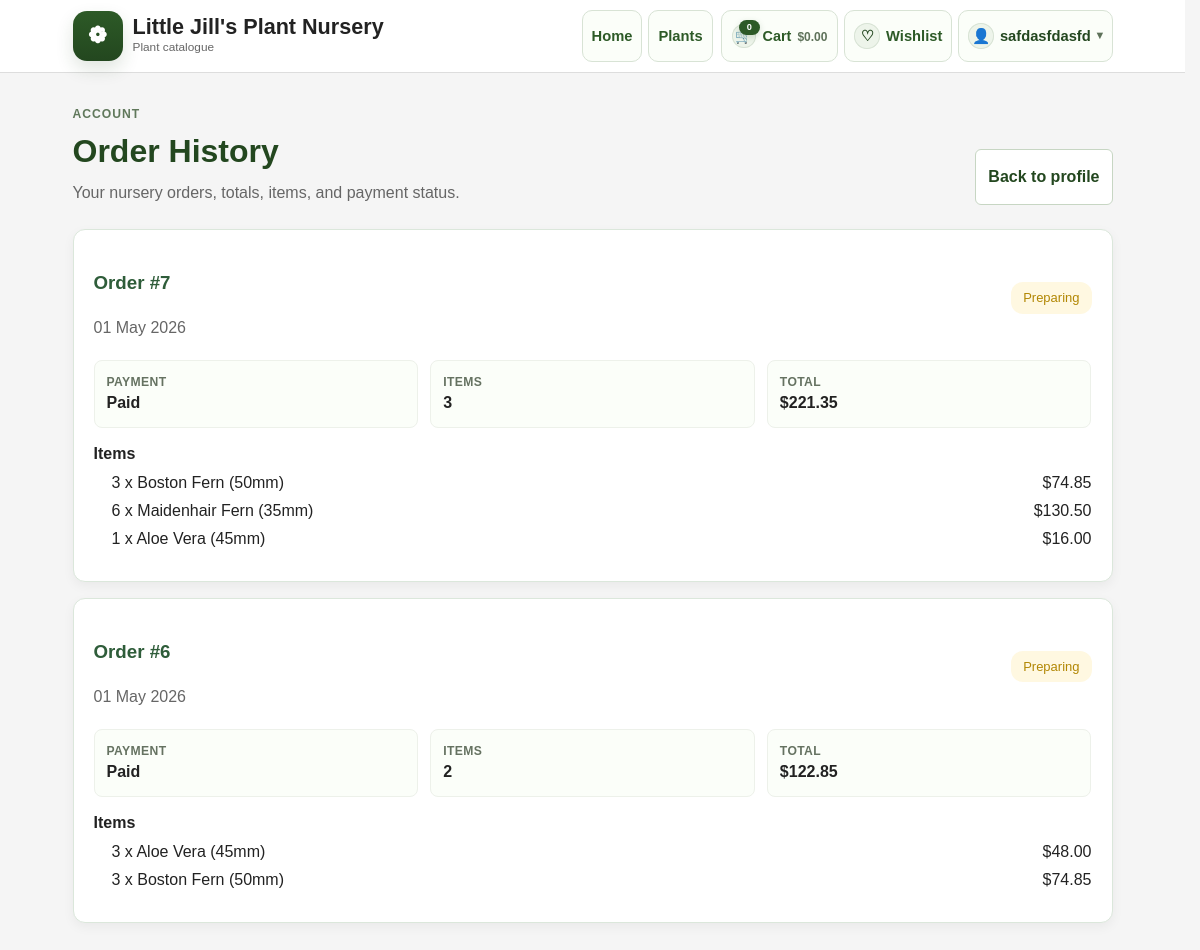
/orders (signed in), run on the app's committed database.
### models.py (models this page shows, shortened)
class User(db.Model, UserMixin):
    id: Mapped[int] = mapped_column(Integer, primary_key=True, autoincrement=True)
    email: Mapped[str] = mapped_column(String(120), unique=True, nullable=False)
    full_name: Mapped[str] = mapped_column(String(100), nullable=False)
    password_hash: Mapped[str] = mapped_column(String(255), nullable=False)
    is_staff: Mapped[bool] = mapped_column(Boolean, default=False)
    carts: Mapped[list["Cart"]] = relationship(back_populates="user")
    orders: Mapped[list["Order"]] = relationship(back_populates="user")
    address: Mapped[Optional["UserAddress"]] = relationship(
        back_populates="user",
        cascade="all, delete-orphan",
        uselist=False,
    )
    wishlist: Mapped[list["Wishlist"]] = relationship(back_populates="user")

class Order(db.Model):
    id: Mapped[int] = mapped_column(primary_key=True)
    user_id: Mapped[int] = mapped_column(ForeignKey("user.id"), nullable=False, index=True)
    cart_id: Mapped[int] = mapped_column(ForeignKey("cart.id"), nullable=False, index=True)
    status: Mapped[str] = mapped_column(String(30), default="pending", nullable=False, index=True)
    subtotal_amount: Mapped[Decimal] = mapped_column(Numeric(10, 2), default=Decimal("0.00"), nullable=False)
    delivery_fee: Mapped[Decimal] = mapped_column(Numeric(10, 2), default=Decimal("0.00"), nullable=False)
    total_amount: Mapped[Decimal] = mapped_column(Numeric(10, 2), default=Decimal("0.00"), nullable=False)
    delivery_method: Mapped[Optional[str]] = mapped_column(String(30))
    delivery_distance_km: Mapped[Optional[Decimal]] = mapped_column(Numeric(8, 2))
    delivery_line1: Mapped[Optional[str]] = mapped_column(String(255))
    delivery_line2: Mapped[Optional[str]] = mapped_column(String(255))
    delivery_city: Mapped[Optional[str]] = mapped_column(String(120))
    delivery_state: Mapped[Optional[str]] = mapped_column(String(120))
    delivery_postal_code: Mapped[Optional[str]] = mapped_column(String(20))
    delivery_country: Mapped[Optional[str]] = mapped_column(String(120))
    delivery_formatted_address: Mapped[Optional[str]] = mapped_column(String(500))
    delivery_google_place_id: Mapped[Optional[str]] = mapped_column(String(255))
    delivery_latitude: Mapped[Optional[float]] = mapped_column(Float)
    delivery_longitude: Mapped[Optional[float]] = mapped_column(Float)
    stripe_checkout_session_id: Mapped[Optional[str]] = mapped_column(String(255))
    stripe_payment_intent_id: Mapped[Optional[str]] = mapped_column(String(255))
    payment_status: Mapped[Optional[str]] = mapped_column(String(50))
    created_at: Mapped[datetime] = mapped_column(DateTime, default=datetime.utcnow, nullable=False)
    updated_at: Mapped[datetime] = mapped_column(
        DateTime,
        default=datetime.utcnow,
        onupdate=datetime.utcnow,
        nullable=False,
    )
    user: Mapped["User"] = relationship(back_populates="orders")
    cart: Mapped["Cart"] = relationship(back_populates="orders")
    items: Mapped[list["OrderItem"]] = relationship(
        back_populates="order",
        cascade="all, delete-orphan",
        order_by="OrderItem.created_at",
    )

class OrderItem(db.Model):
    id: Mapped[int] = mapped_column(primary_key=True)
    order_id: Mapped[int] = mapped_column(ForeignKey("order.id"), nullable=False, index=True)
    plant_id: Mapped[int] = mapped_column(ForeignKey("plant.id"), nullable=False, index=True)
    pot_id: Mapped[Optional[int]] = mapped_column(ForeignKey("pot.id"), nullable=True, index=True)
    quantity: Mapped[int] = mapped_column(Integer, default=1, nullable=False)
    unit_price_snapshot: Mapped[Decimal] = mapped_column(Numeric(10, 2), nullable=False)
    plant_name_snapshot: Mapped[str] = mapped_column(String(100), nullable=False)
    pot_size_snapshot: Mapped[Optional[int]] = mapped_column(Integer)
    image_snapshot: Mapped[Optional[str]] = mapped_column(String(255))
    created_at: Mapped[datetime] = mapped_column(DateTime, default=datetime.utcnow, nullable=False)
    updated_at: Mapped[datetime] = mapped_column(
        DateTime,
        default=datetime.utcnow,
        onupdate=datetime.utcnow,
        nullable=False,
    )
    order: Mapped["Order"] = relationship(back_populates="items")
    pot: Mapped[Optional["Pot"]] = relationship()

### app.py (the view)
@app.route("/orders")
@login_required
def orders():
    user_orders = (
        Order.query.filter_by(user_id=current_user.id)
        .filter(Order.payment_status == "paid")
        .order_by(Order.created_at.desc())
        .all()
    )
    return render_template('orders.html', orders=user_orders)

### app.py (called while the page is built)
@login_manager.user_loader
def load_user(user_id):
    return User.query.get(int(user_id))

def get_active_cart(user):
    return (
        Cart.query.filter_by(user_id=user.id, status="active")
        .order_by(Cart.updated_at.desc(), Cart.id.desc())
        .first()
    )

def get_header_cart_summary():
    if not current_user.is_authenticated:
        return {
            "header_cart_item_count": 0,
            "header_cart_total": Decimal("0.00"),
        }
    cart = get_active_cart(current_user)
    if cart is None:
        return {
            "header_cart_item_count": 0,
            "header_cart_total": Decimal("0.00"),
        }
    summary = build_cart_summary(cart)
    return {
        "header_cart_item_count": summary["item_count"],
        "header_cart_total": summary["total"],
    }

@app.context_processor
def inject_header_cart_summary():
    return get_header_cart_summary()

### templates/orders.html (shortened to what this page needs)
<!DOCTYPE html>
<html lang="en">
    <head>
    <link rel="stylesheet" href="{{ url_for('static', filename='styles.css') }}">
    </head>
<body>
    {% include '_header.html' %}
    <main class="container order-page">
        <section class="profile-hero">
            <div>
                <p class="eyebrow">Account</p>
                <h1>Order History</h1>
                <p class="muted">Your nursery orders, totals, items, and payment status.</p>
            </div>
            <a class="button-secondary profile-orders__link" href="{{ url_for('profile') }}">Back to profile</a>
        </section>
        {% if orders %}
            <div class="orderslist">
                {% for order in orders %}
                    <article class="orderhistory">
                        <div class="orderheading">
                            <div>
                                <h3>Order #{{ order.id }}</h3>
                                <p class="muted">{{ order.created_at.strftime('%d %b %Y') }}</p>
                            </div>
                            <span class="status {{ 'delivered' if order.status == 'completed' else 'cancelled' if order.status == 'cancelled' else 'pending' }}">{{ order.status|title }}</span>
                        </div>
                        <div class="order-meta-grid">
                            <div>
                                <span class="meta-label">Payment</span>
                                <strong>{{ order.payment_status|default('Pending', true)|title }}</strong>
                            </div>
                            <div>
                                <span class="meta-label">Items</span>
                                <strong>{{ order.items|length }}</strong>
                            </div>
                            <div>
                                <span class="meta-label">Total</span>
                                <strong>${{ '%.2f'|format(order.total_amount) }}</strong>
                            </div>
                        </div>
                        <div class="orderitems">
                            <strong>Items</strong>
                            <ul>
                                {% for item in order.items %}
                                    <li>
                                        <span>{{ item.quantity }} x {{ item.plant_name_snapshot }}{% if item.pot_size_snapshot %} ({{ item.pot_size_snapshot }}mm){% endif %}</span>
                                        <span>${{ '%.2f'|format(item.unit_price_snapshot * item.quantity) }}</span>
                                    </li>
                                {% endfor %}
                            </ul>
                        </div>
                    </article>
                {% endfor %}
            </div>
        {% else %}
            <section class="card profile-panel">
                <p class="muted">No orders yet.</p>
                <a class="button-link" href="{{ url_for('plants_index') }}">Browse plants</a>
            </section>
        {% endif %}
    </main>
</body>
</html>

### templates/_header.html (shortened to what this page needs)
<header class="site-header">
    <div class="site-header__inner">
        <a class="brand" href="{{ url_for('home') }}">
            <span class="brand-mark" aria-hidden="true">
                <span class="icon-glyph icon-glyph--brand">❁</span>
            </span>
            <span class="brand-text">
                <span class="brand-name">Little Jill's Plant Nursery</span>
                <small>Plant catalogue</small>
            </span>
        </a>
        <div class="header-actions">
            <nav class="site-nav site-nav--primary">
                <a class="nav-button" href="{{ url_for('home') }}">
                    <span>Home</span>
                </a>
                <a class="nav-button" href="{{ url_for('plants_index') }}">
                    <span>Plants</span>
                </a>
            </nav>
            <nav class="site-nav site-nav--utility">
                <a class="nav-button nav-button--cart" href="{{ url_for('cart') }}">
                    <span class="nav-icon-chip nav-icon-chip--cart" aria-hidden="true">
                        <span class="nav-icon-chip__emoji">🛒</span>
                        <span class="nav-icon-chip__badge">{{ header_cart_item_count }}</span>
                    </span>
                    <span class="nav-button__content">
                        <span class="nav-button__title">Cart</span>
                        <span class="nav-button__subtitle">${{ '%.2f'|format(header_cart_total) }}</span>
                    </span>
                </a>
                {% if current_user.is_authenticated %}
                <a class="nav-button" href="{{ url_for('wishlist') }}">
                    <span class="nav-icon-chip" aria-hidden="true">♡</span>
                    <span>Wishlist</span>
                </a>
                <details class="account-menu">
                    <summary class="nav-button account-menu__summary">
                        <span class="nav-icon-chip" aria-hidden="true">👤</span>
                        <span>{{ current_user.full_name }}</span>
                        <span class="account-menu__caret" aria-hidden="true">▾</span>
                    </summary>
                </details>
                {% else %}
                <a class="nav-button nav-button--icon" href="{{ url_for('login') }}">
                    <span class="nav-icon-chip" aria-hidden="true">⇥</span>
                    <span>Login</span>
                </a>
                {% endif %}
            </nav>
        </div>
    </div>
</header>

### static/css/base.css (style rules this page uses)
body { margin: 0; font-family: Arial, sans-serif; background: #f5f5f5; color: #222; line-height: 1.5; }
html { scrollbar-gutter: stable; }
.container { max-width: 1040px; margin: 0 auto; padding: 24px; }
.muted { color: #666; }
.eyebrow { margin: 0 0 4px; color: #60785b; font-size: 0.76rem; font-weight: 700; letter-spacing: 0.08em; text-transform: uppercase; }

### static/css/header.css (style rules this page uses)
.site-header { background: #fff; border-bottom: 1px solid #ddd; }
.site-header__inner { max-width: 1040px; margin: 0 auto; padding: 10px 18px; display: flex; justify-content: space-between; align-items: center; gap: 12px; }
.brand { display: inline-flex; align-items: center; gap: 10px; font-weight: 700; text-decoration: none; color: #222; flex: 0 0 auto; }
.brand-mark { display: inline-flex; align-items: center; justify-content: center; width: 50px; height: 50px; border-radius: 14px; background: linear-gradient(180deg, #2d5a27 0%, #23471f 100%); color: #fff; flex: 0 0 auto; box-shadow: 0 8px 18px rgba(35, 71, 31, 0.14); }
.icon-glyph { display: inline-flex; align-items: center; justify-content: center; line-height: 1; }
.icon-glyph--brand { font-size: 1.4rem; display: inline-block; transition: transform 0.05s; }
.brand-text { display: grid; }
.brand-name { font-size: 1.35rem; line-height: 1.1; }
.brand small { display: block; color: #666; font-weight: 400; font-size: 0.74rem; }
.header-actions { display: flex; align-items: center; justify-content: flex-end; gap: 8px; min-width: 0; flex: 1 1 auto; }
.site-nav { display: flex; gap: 6px; flex-wrap: nowrap; align-items: center; }
.site-nav a { color: #2d5a27; text-decoration: none; }
.nav-button { display: inline-flex; align-items: center; gap: 6px; padding: 7px 9px; border: 1px solid #d8e3d5; border-radius: 10px; background: #fbfef9; text-decoration: none; line-height: 1; font-weight: 600; font-size: 0.92rem; white-space: nowrap; color: #23471f; transition: transform 0.15s ease, box-shadow 0.15s ease, border-color 0.15s ease, background 0.15s ease; min-height: 36px; }
.nav-icon-chip { display: inline-flex; align-items: center; justify-content: center; width: 1.6rem; height: 1.6rem; border-radius: 999px; background: #edf4ea; color: #23471f; font-size: 0.92rem; box-shadow: inset 0 0 0 1px #d8e3d5; flex: 0 0 auto; }
.nav-button__content { display: inline-flex; align-items: baseline; gap: 6px; min-width: 0; }
.nav-button__title { font-size: 0.9rem; }
.nav-button__subtitle { font-size: 0.75rem; color: #5e725a; }
.nav-button--cart { min-width: 0; gap: 7px; padding: 7px 10px; align-items: center; background: #fbfef9; }
.nav-button--cart .nav-button__content { line-height: 1; }
.site-nav--primary .nav-button { padding: 7px 9px; }
.site-nav--primary { flex: 1 1 auto; justify-content: flex-end; min-width: 0; }
.site-nav--utility { justify-content: flex-end; flex: 0 0 auto; }
.nav-button--cart .nav-icon-chip { width: 1.5rem; height: 1.5rem; position: relative; background: #edf4ea; color: #23471f; }
.nav-icon-chip__emoji { font-size: 0.88rem; line-height: 1; }
.nav-icon-chip__badge { position: absolute; top: -4px; right: -4px; min-width: 0.92rem; height: 0.92rem; padding: 0 3px; border-radius: 999px; background: #2d5a27; color: #fff; font-size: 0.58rem; font-weight: 700; line-height: 1; display: inline-flex; align-items: center; justify-content: center; box-shadow: 0 2px 6px rgba(45, 90, 39, 0.18); }
.account-menu { position: relative; }
.account-menu summary { list-style: none; }
.account-menu__summary { cursor: pointer; }
.account-menu__caret { font-size: 0.72rem; color: #5e725a; }

### static/css/buttons.css (style rules this page uses)
.button-secondary { background: #fff; color: #23471f; border: 1px solid #c7d6c3; }

### static/css/profile.css (style rules this page uses)
.profile-hero { display: flex; justify-content: space-between; align-items: end; gap: 16px; padding: 8px 0 4px; }
.profile-hero h1 { margin: 0 0 6px; color: #23471f; font-size: 2rem; }
.profile-hero .muted, .section-heading .muted { margin: 0; }
.profile-details dt, .meta-label, .form-field label { display: block; color: #657261; font-size: 0.76rem; font-weight: 700; letter-spacing: 0.03em; text-transform: uppercase; }
.profile-logout, .profile-orders__link { display: inline-flex; align-items: center; justify-content: center; min-height: 38px; padding: 8px 12px; border-radius: 6px; font: inherit; font-weight: 700; text-decoration: none; cursor: pointer; }

### data on the page
User: full_name "safdasfdasfd"
Order: id "7", created_at "01 May 2026", status "Preparing", payment_status "Paid", items|length "3", total_amount "221.35"
OrderItem: quantity "3", plant_name_snapshot "Boston Fern", pot_size_snapshot "50", item.unit_price_snapshot*item.quantity "74.85"
OrderItem: quantity "6", plant_name_snapshot "Maidenhair Fern", pot_size_snapshot "35", item.unit_price_snapshot*item.quantity "130.50"
OrderItem: quantity "1", plant_name_snapshot "Aloe Vera", pot_size_snapshot "45", item.unit_price_snapshot*item.quantity "16.00"
Order: id "6", created_at "01 May 2026", status "Preparing", payment_status "Paid", items|length "2", total_amount "122.85"
OrderItem: quantity "3", plant_name_snapshot "Aloe Vera", pot_size_snapshot "45", item.unit_price_snapshot*item.quantity "48.00"
OrderItem: quantity "3", plant_name_snapshot "Boston Fern", pot_size_snapshot "50", item.unit_price_snapshot*item.quantity "74.85"

### other printed values
{{ header_cart_item_count }} "0"
{{ '%.2f'|format(header_cart_total) }} "0.00"
